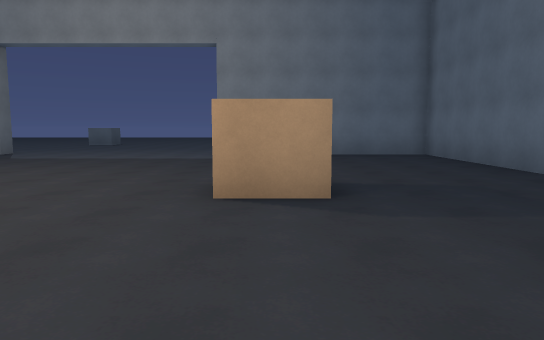
view 1 (above)

24 first-person views from a walk through a Unity game level. The camera is 1.4 m above the floor, tilts 6° down and sees 70° across. The floor is counted in squares, 2 m on a side. Each view is taken from the middle of a square. On the plan, view 1 faces up. The plan holds only what a view shows up to about 11 squares ahead; the rest is blank. The place goes on beyond the plan. The player is left out. Surface patterns are stand-ins for the level's own textures.

view 2
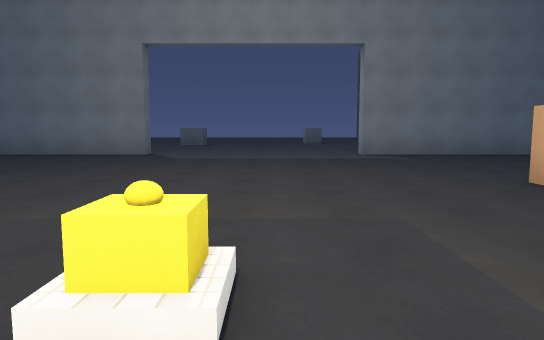

view 3
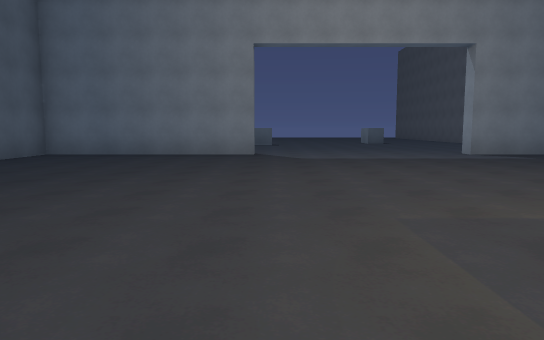

view 4
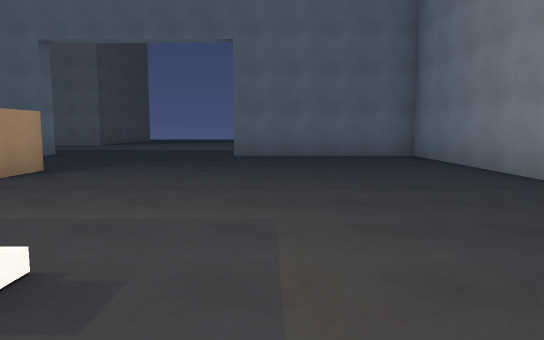

view 5
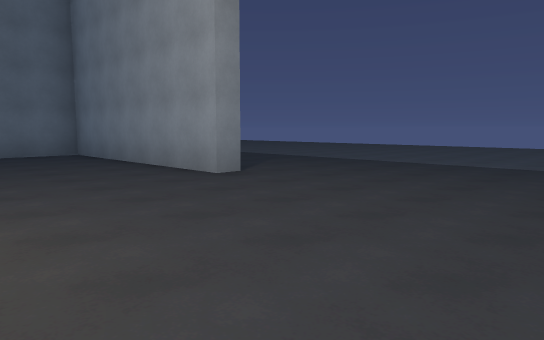

view 6
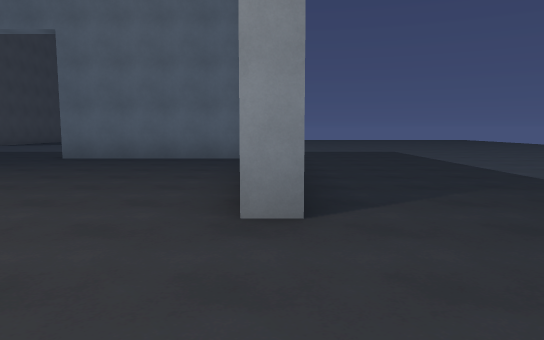

view 7
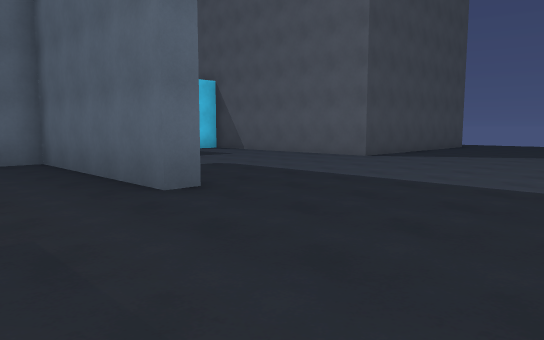

view 8
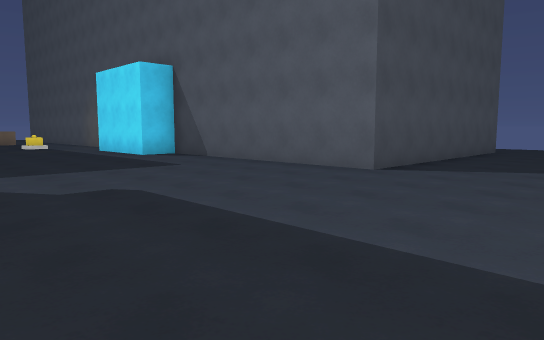

view 9
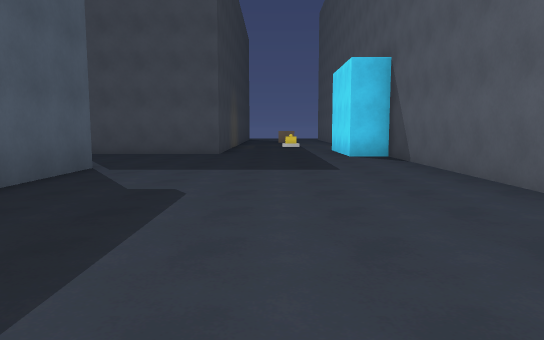

view 10
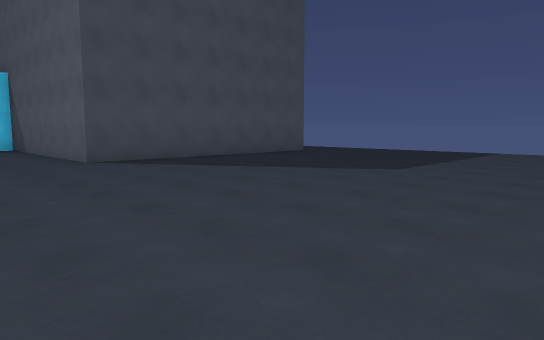

view 11
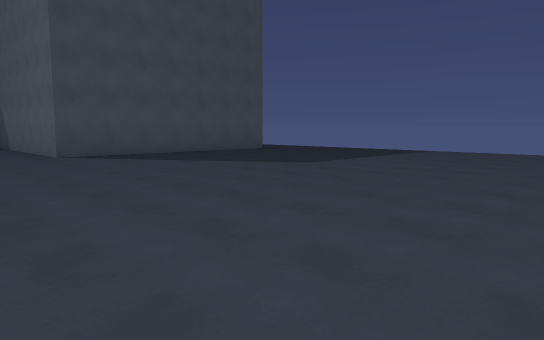

view 12
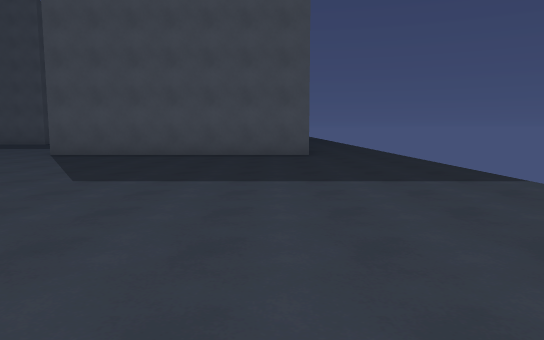

view 13
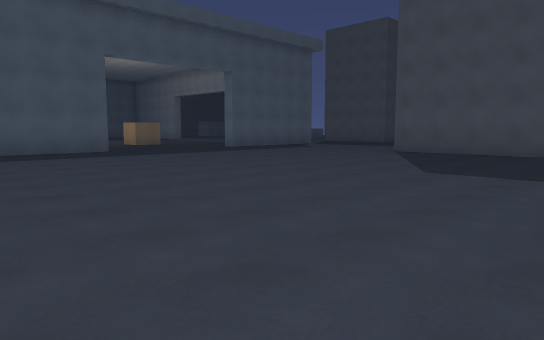

view 14
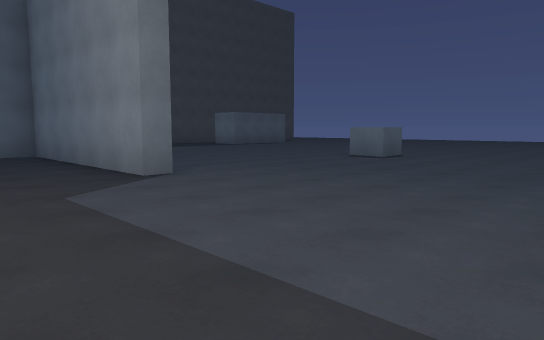

view 15
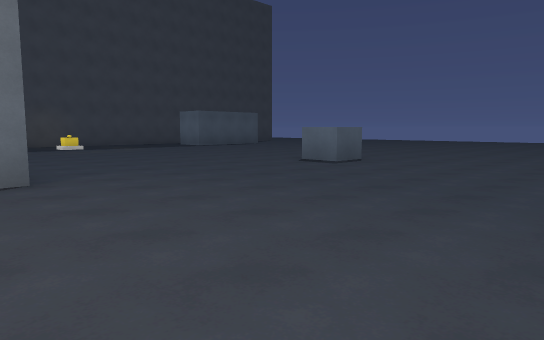

view 16
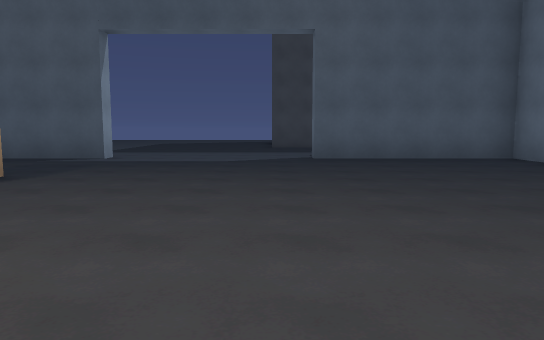

view 17
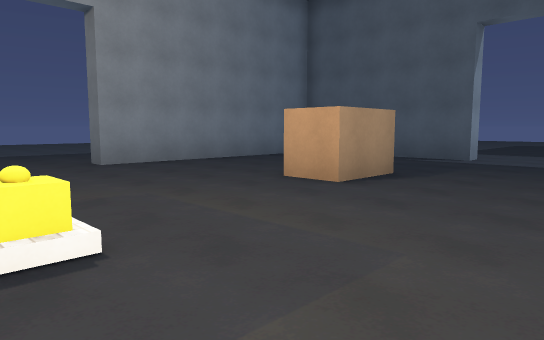

view 18
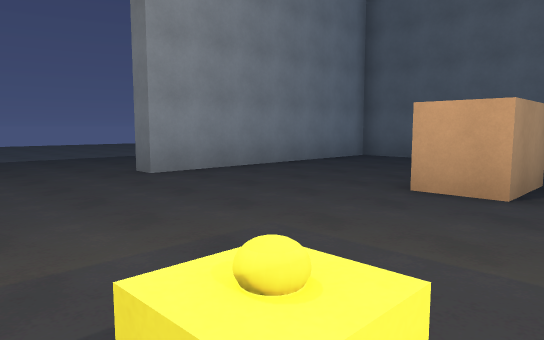

view 19
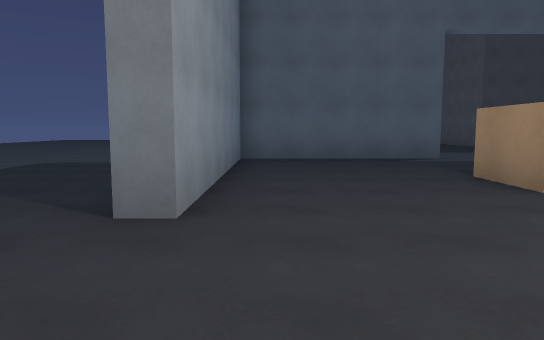

view 20
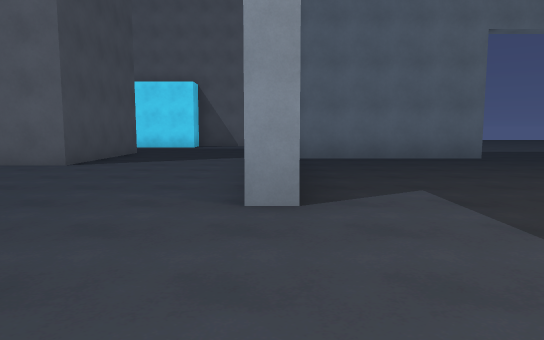

view 21
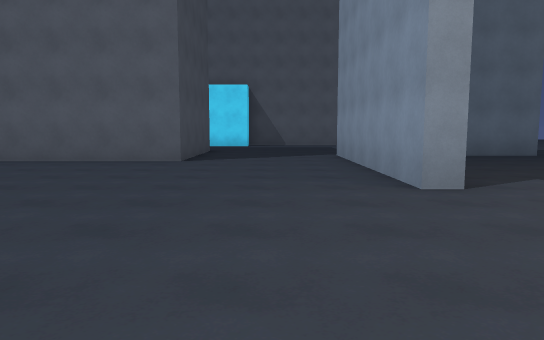

view 22
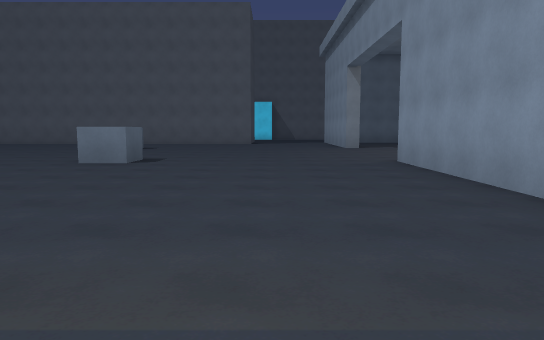

view 23
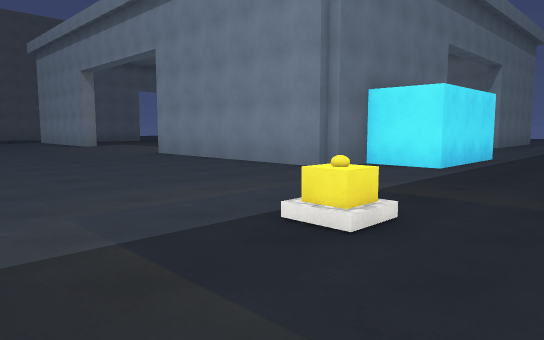

view 24
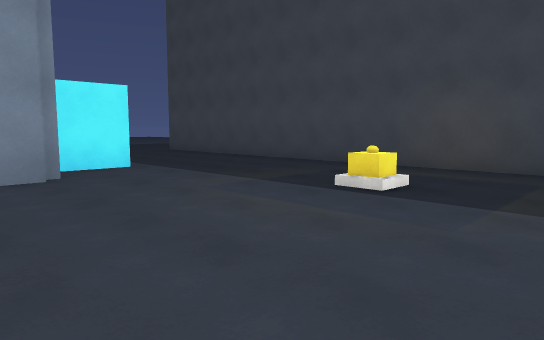

### Floor plan
Points are (right, up) in squares from view 1. A wall is a line through its corners. A room is listed if a view was taken in it or the views show most of it. See-through windows are left out.
Room 1 (views 1, 2, 3, 4, 5, 6, 7, 8, 9, 10, 11, 12, 13, 14, 15, 16, 17, 18, 19, 20, 21, 22, 23, 24)
walls: (4.9, 6) (4.3, 6) (4.3, 10.8) (-1.5, 10.8) (-1.5, 11.2) (4.5, 11.2); (4.8, -0.5) (4.8, -1.9); (4.8, 11) (4.8, 8.5); (-2, -4.4) (-2, -3.7) (4.3, -3.7) (4.3, 1); (6.5, 15) (2.5, 15) (2.5, 17.5); (-9.9, 1) (-8.3, 1) (-8.3, 0) (-9.8, 0); (-13.2, 1) (-13.2, -3.7) (-7, -3.7) (-7, -4.2); (18.1, 7.5) (11, 7.5) (11, 14) (10, 14) (10, 15); (-15.3, 10) (-13.8, 10) (-13.8, 11.2) (-7.5, 11.2) (-7.5, 10.8) (-13.2, 10.8) (-13.2, 6) (-13.8, 6); (-19, 15.9) (-19, 11.4)
ways out: opening at (-17, 10.3); opening at (-14.8, 3.5)
objects: other object (-8, 17) to (-7, 17); other object (0, 4) to (0, 5)

Where each view was taken, in squares from view 1:
view 1: 0 up, 0 right, facing up
view 2: 0 up, 4 left, facing up
view 3: 0 up, 7 left, facing up
view 4: 0 up, 6 left, facing right
view 5: 0 up, 7 left, facing down-right
view 6: 4 down, 5 left, facing right
view 7: 2 up, 2 right, facing up-right
view 8: 4 up, 5 right, facing up-right
view 9: 4 up, 8 right, facing up
view 10: 1 down, 8 right, facing up-right
view 11: 3 down, 8 right, facing up-right
view 12: 3 down, 17 right, facing up
view 13: 4 down, 17 right, facing up-left
view 14: 8 up, 2 left, facing up-left
view 15: 10 up, 2 left, facing up-left
view 16: 5 up, 4 left, facing left
view 17: 4 up, 4 left, facing down-left
view 18: 2 up, 4 left, facing down-left
view 19: 3 down, 4 left, facing left
view 20: 11 up, 5 left, facing right
view 21: 13 up, 6 left, facing right
view 22: 14 up, 16 left, facing right
view 23: 17 up, 18 left, facing down-right
view 24: 17 up, 12 left, facing down-left
